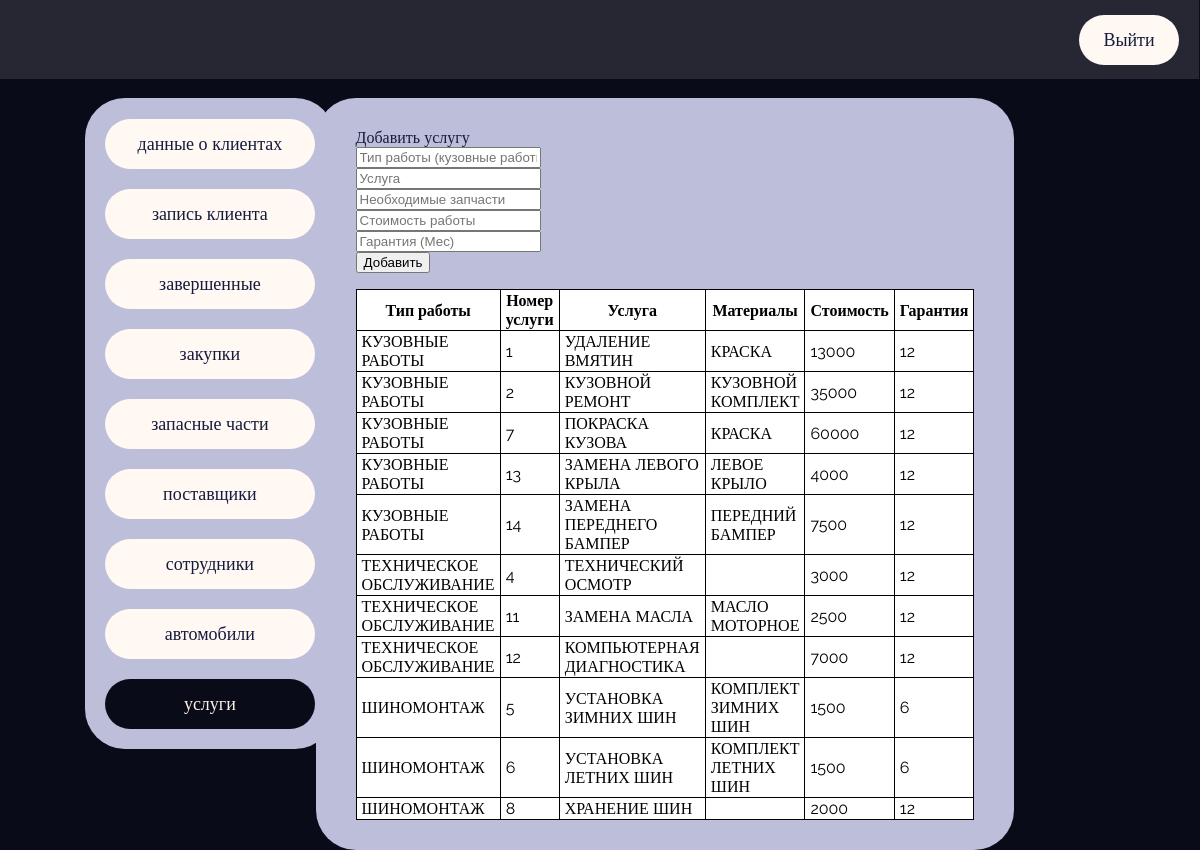
The app's page /works/ with its own data.
### manager/models.py (models this page shows)
class works_list(models.Model):
	WORK_TYPE = models.IntegerField()
	TYPE_NAME = models.TextField()
	WORK_ID = models.AutoField(primary_key=True)
	WORK_NAME = models.TextField()
	PART_NAME = models.TextField()
	WORK_COST = models.IntegerField()
	WARRANTY = models.IntegerField()

### manager/views.py (the view)
# urls.py: path('works/', views.works),
def works(request):
	if request.method == "POST":
		form = {'TYPE_NAME': request.POST["TYPE_NAME"], 'WORK_NAME':request.POST["WORK_NAME"], 'PART_NAME':request.POST["PART_NAME"], 'WORK_COST':request.POST["WORK_COST"], 'WARRANTY':request.POST["WARRANTY"]}
		if form["TYPE_NAME"] and form["WORK_NAME"] and form["WORK_COST"] and form["WARRANTY"]:
			all_works = works_list.objects.all()
			for work in all_works:
				if work.WORK_NAME == form["WORK_NAME"]:
					form['errors'] = u"Название уже занято"
					return render(request, 'works.html', {"works":works_list.objects.all().order_by('TYPE_NAME')})
			typenametoid={
				'КУЗОВНЫЕ РАБОТЫ': 1,
				'ТЕХНИЧЕСКОЕ ОБСЛУЖИВАНИЕ': 2,
				'ШИНОМОНТАЖ': 3,
			}
			new_work = works_list.objects.create(WORK_TYPE=typenametoid[form["TYPE_NAME"]],TYPE_NAME=form["TYPE_NAME"],WORK_NAME=form["WORK_NAME"],PART_NAME=form["PART_NAME"],WORK_COST=form["WORK_COST"],WARRANTY=form["WARRANTY"])
			new_work.save()
			return render(request, 'works.html', {"works":works_list.objects.all().order_by('TYPE_NAME')})
		else:
			return render(request, 'works.html', {"works":works_list.objects.all().order_by('TYPE_NAME')})
	else:
		return render(request, 'works.html', {"works":works_list.objects.all().order_by('TYPE_NAME')})

### manager/templates/works.html (shortened to what this page needs)
<html>
<head>
</head>
<body class="landing">
	<link rel="stylesheet" href="{{ STATIC_URL }}/static/landing.css">
	<link rel="stylesheet" href="{{ STATIC_URL }}/static/works.css">
	<div class="top_bar">
		<a href="http://127.0.0.1:8000/"><div class="logout_button">
			<p class="control_text">Выйти</p>
		</div></a>
	</div>
	<div class="controls">
		<div class="choice_panel">
			<a href="http://127.0.0.1:8000/new_customer/"><div class="pick_customer">
				<p class="control_text">данные о клиентах</p>
			</div></a>
			<a href="http://127.0.0.1:8000/pending/"><div class="pick_pending">
				<p class="control_text">запись клиента</p>
			</div></a>
			<a href="http://127.0.0.1:8000/finished/"><div class="pick_finished">
				<p class="control_text">завершенные</p>
			</div></a>
			<a href="http://127.0.0.1:8000/bought/"><div class="pick_bought">
				<p class="control_text">закупки</p>
			</div></a>
			<a href="http://127.0.0.1:8000/stock/"><div class="pick_stock">
				<p class="control_text">запасные части</p>
			</div></a>
			<a href="http://127.0.0.1:8000/suppliers/"><div class="pick_suppliers">
				<p class="control_text">поставщики</p>
			</div></a>
			<a href="http://127.0.0.1:8000/workers/"><div class="pick_workers">
				<p class="control_text">сотрудники</p>
			</div></a>
			<a href="http://127.0.0.1:8000/cars/"><div class="pick_cars">
				<p class="control_text">автомобили</p>
			</div></a>
			<a href="http://127.0.0.1:8000/works/"><div class="pick_works">
				<p class="control_text">услуги</p>
			</div></a>
		</div>
	</div>
	<div class="main">
		<div class="info_box">
			<div class="add_work">
				Добавить услугу
				<form method="POST">{% csrf_token %}
					<input oninput="let p=this.selectionStart;this.value=this.value.toUpperCase();this.setSelectionRange(p, p);" name="TYPE_NAME" placeholder="Тип работы (кузовные работы | техническое обслуживание | шиномонтаж)" value="{{ form.TYPE_NAME }}">
					<input oninput="let p=this.selectionStart;this.value=this.value.toUpperCase();this.setSelectionRange(p, p);" name="WORK_NAME" placeholder="Услуга" value="{{ form.WORK_NAME }}">
					<input oninput="let p=this.selectionStart;this.value=this.value.toUpperCase();this.setSelectionRange(p, p);" name="PART_NAME" placeholder="Необходимые запчасти" value="{{ form.PART_NAME }}">
					<input name="WORK_COST" placeholder="Стоимость работы" value="{{ form.WORK_COST }}">
					<input name="WARRANTY" placeholder="Гарантия (Мес)" value="{{ form.WARRANTY }}">
					<input type="submit" value="Добавить">
				</form>
			</div>
			<div class="customer_info">
				<table>
					<tr>
				    	<th>Тип работы</th>
				    	<th>Номер услуги</th>
				    	<th>Услуга</th>
				    	<th>Материалы</th>
				    	<th>Стоимость</th>
				    	<th>Гарантия</th>
				  	</tr>
				  		{% for works_list in works %}
				  		<tr>
					    	<td>{{ works_list.TYPE_NAME }}</td>
					    	<td>{{ works_list.WORK_ID }}</td>
					    	<td>{{ works_list.WORK_NAME }}</td>
					    	<td>{{ works_list.PART_NAME }}</td>
					    	<td>{{ works_list.WORK_COST }}</td>
					    	<td>{{ works_list.WARRANTY }}</td>
						</tr>
						{% endfor %}
				</table>
			</div>
		</div>
	</div>
</body>
<html>

### manager/static/landing.css (style rules this page uses)
.top_bar { background-color: blue; position: absolute; width: 100%; height: 80px; top: -1px; left: -1px; background-color: #272733; }
.controls { width: 40%; font-family: Raleway; font-style: normal; color: #58331F; font-weight: normal; font-size: 18px; line-height: 23px; }
.logout_button { margin-right: 90%; font-family: Raleway; font-style: normal; color: #151B3B; font-size: 18px; line-height: 23px; width: 100px; height: 50px; position: relative; top: -2px; left: 90%; background: #FFF8F3; border-radius: 30px; }
a:link,a:visited,a:active,a:hover { text-decoration: none; }
.choice_panel { position: relative; width: 250px; height: 650px; top: 90px; margin-left: 25%; background: #BDBEDA; border-radius: 40px; padding-top: 1px; }
.main { padding-top: 90px; margin-right: 15%; }
.info_box { background: #BDBEDA; border-radius: 40px; max-width: 800px; top: 60px; padding: 30 40 30 40; font-family: Raleway; font-style: normal; font-weight: normal; color: #FFEFE6; }
table, th, tr, td { background-color: white; border: 1px solid black; border-collapse: collapse; padding-left: 5px; padding-right: 5px; }
body { display: flex; background: #090B18; }
.control_text { text-align: center; padding-top: 13px; }

### manager/static/works.css (style rules this page uses)
.pick_works { position: relative; width: 210px; height: 50px; margin: 20 20 20 20; color: #FFEFE6; background: #090B18; border-radius: 40px; }
.pick_customer,.pick_suppliers,.pick_pending,.pick_workers,.pick_stock,.pick_bought,.pick_finished,.pick_cars { width: 210px; height: 50px; margin-left: 20px; margin-top: 20px; color: #151B3B; background: #FFF8F3; border-radius: 40px; }
.add_work { width:30%; color: #151B3B; }

### records on screen
works_list: TYPE_NAME "КУЗОВНЫЕ РАБОТЫ", WORK_ID "1", WORK_NAME "УДАЛЕНИЕ ВМЯТИН", PART_NAME "КРАСКА", WORK_COST "13000", WARRANTY "12"
works_list: TYPE_NAME "КУЗОВНЫЕ РАБОТЫ", WORK_ID "2", WORK_NAME "КУЗОВНОЙ РЕМОНТ", PART_NAME "КУЗОВНОЙ КОМПЛЕКТ", WORK_COST "35000", WARRANTY "12"
works_list: TYPE_NAME "КУЗОВНЫЕ РАБОТЫ", WORK_ID "7", WORK_NAME "ПОКРАСКА КУЗОВА", PART_NAME "КРАСКА", WORK_COST "60000", WARRANTY "12"
works_list: TYPE_NAME "КУЗОВНЫЕ РАБОТЫ", WORK_ID "13", WORK_NAME "ЗАМЕНА ЛЕВОГО КРЫЛА", PART_NAME "ЛЕВОЕ КРЫЛО", WORK_COST "4000", WARRANTY "12"
works_list: TYPE_NAME "КУЗОВНЫЕ РАБОТЫ", WORK_ID "14", WORK_NAME "ЗАМЕНА ПЕРЕДНЕГО БАМПЕР", PART_NAME "ПЕРЕДНИЙ БАМПЕР", WORK_COST "7500", WARRANTY "12"
works_list: TYPE_NAME "ТЕХНИЧЕСКОЕ ОБСЛУЖИВАНИЕ", WORK_ID "4", WORK_NAME "ТЕХНИЧЕСКИЙ ОСМОТР", WORK_COST "3000", WARRANTY "12"
works_list: TYPE_NAME "ТЕХНИЧЕСКОЕ ОБСЛУЖИВАНИЕ", WORK_ID "11", WORK_NAME "ЗАМЕНА МАСЛА", PART_NAME "МАСЛО МОТОРНОЕ", WORK_COST "2500", WARRANTY "12"
works_list: TYPE_NAME "ТЕХНИЧЕСКОЕ ОБСЛУЖИВАНИЕ", WORK_ID "12", WORK_NAME "КОМПЬЮТЕРНАЯ ДИАГНОСТИКА", WORK_COST "7000", WARRANTY "12"
works_list: TYPE_NAME "ШИНОМОНТАЖ", WORK_ID "5", WORK_NAME "УСТАНОВКА ЗИМНИХ ШИН", PART_NAME "КОМПЛЕКТ ЗИМНИХ ШИН", WORK_COST "1500", WARRANTY "6"
works_list: TYPE_NAME "ШИНОМОНТАЖ", WORK_ID "6", WORK_NAME "УСТАНОВКА ЛЕТНИХ ШИН", PART_NAME "КОМПЛЕКТ ЛЕТНИХ ШИН", WORK_COST "1500", WARRANTY "6"
works_list: TYPE_NAME "ШИНОМОНТАЖ", WORK_ID "8", WORK_NAME "ХРАНЕНИЕ ШИН", WORK_COST "2000", WARRANTY "12"
